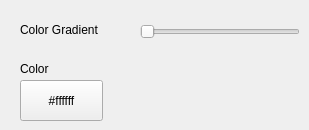
   <widget class="QWidget" name="background_tab">
    <attribute name="title">
     <string>Background</string>
    </attribute>
    <widget class="QLabel" name="label">
     <property name="geometry">
      <rect>
       <x>20</x>
       <y>60</y>
       <width>62</width>
       <height>17</height>
      </rect>
     </property>
     <property name="text">
      <string>Color</string>
     </property>
    </widget>
    <widget class="QPushButton" name="background_color_pb">
     <property name="geometry">
      <rect>
       <x>20</x>
       <y>80</y>
       <width>83</width>
       <height>41</height>
      </rect>
     </property>
     <property name="text">
      <string>#ffffff</string>
     </property>
    </widget>
    <widget class="QSlider" name="background_color_gradient_slider">
     <property name="geometry">
      <rect>
       <x>140</x>
       <y>20</y>
       <width>160</width>
       <height>24</height>
      </rect>
     </property>
     <property name="toolTip">
      <string>Color gradient</string>
     </property>
     <property name="minimum">
      <number>100</number>
     </property>
     <property name="maximum">
      <number>200</number>
     </property>
     <property name="orientation">
      <enum>Qt::Horizontal</enum>
     </property>
    </widget>
    <widget class="QLabel" name="label_15">
     <property name="geometry">
      <rect>
       <x>20</x>
       <y>20</y>
       <width>121</width>
       <height>20</height>
      </rect>
     </property>
     <property name="text">
      <string>Color Gradient</string>
     </property>
    </widget>
   </widget>
